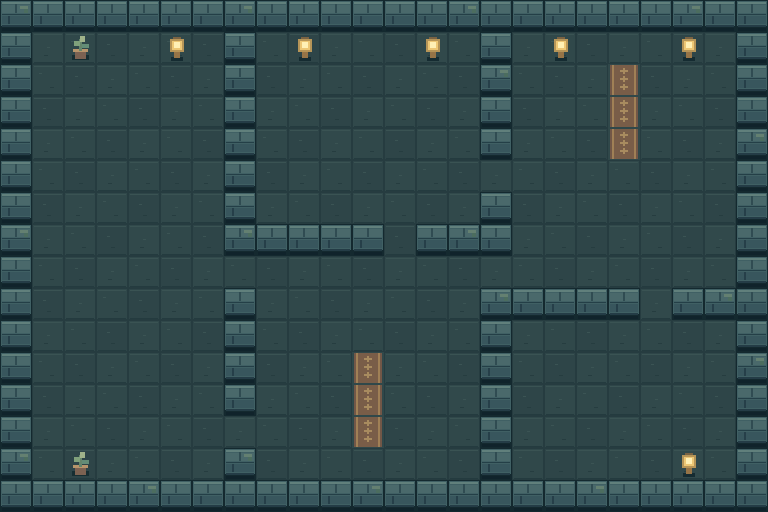

Below is a game level as drawn by its tile map, then a one-line description and the .tmx file that defines it, in full:
An orthogonal 24x16 tile map with 32x32 px tiles, 3 tile layers (Ground, Walls, Props) and 3 objects (PlayerSpawn, Key, Exit).

<map version="1.10" tiledversion="1.12.2" orientation="orthogonal" renderorder="right-down" width="24" height="16" tilewidth="32" tileheight="32" infinite="0" nextlayerid="5" nextobjectid="4">
 <properties><property name="title" value="THE LANTERN VAULT" /></properties>
 <tileset firstgid="1" source="../../assets/tilesets/dungeon.tsx" />
 <layer id="1" name="Ground" width="24" height="16">
  <data encoding="csv">
1,2,3,1,2,3,1,2,3,1,2,3,1,2,3,1,2,3,1,2,3,1,2,3,
2,3,1,2,3,1,2,3,1,2,3,1,2,3,1,2,3,1,2,3,1,2,3,1,
3,1,2,3,1,2,3,1,2,3,1,2,3,1,2,3,1,2,3,6,2,3,1,2,
1,2,3,1,2,3,1,2,3,1,2,3,1,2,3,1,2,3,1,6,3,1,2,3,
2,3,1,2,3,1,2,3,1,2,3,1,2,3,1,2,3,1,2,6,1,2,3,1,
3,1,2,3,1,2,3,1,2,3,1,2,3,1,2,3,1,2,3,1,2,3,1,2,
1,2,3,1,2,3,1,2,3,1,2,3,1,2,3,1,2,3,1,2,3,1,2,3,
2,3,1,2,3,1,2,3,1,2,3,1,2,3,1,2,3,1,2,3,1,2,3,1,
3,1,2,3,1,2,3,1,2,3,1,2,3,1,2,3,1,2,3,1,2,3,1,2,
1,2,3,1,2,3,1,2,3,1,2,3,1,2,3,1,2,3,1,2,3,1,2,3,
2,3,1,2,3,1,2,3,1,2,3,1,2,3,1,2,3,1,2,3,1,2,3,1,
3,1,2,3,1,2,3,1,2,3,1,6,3,1,2,3,1,2,3,1,2,3,1,2,
1,2,3,1,2,3,1,2,3,1,2,6,1,2,3,1,2,3,1,2,3,1,2,3,
2,3,1,2,3,1,2,3,1,2,3,6,2,3,1,2,3,1,2,3,1,2,3,1,
3,1,2,3,1,2,3,1,2,3,1,2,3,1,2,3,1,2,3,1,2,3,1,2,
1,2,3,1,2,3,1,2,3,1,2,3,1,2,3,1,2,3,1,2,3,1,2,3
  </data>
 </layer>
 <layer id="2" name="Walls" width="24" height="16">
  <data encoding="csv">
5,4,4,4,4,4,4,5,4,4,4,4,4,4,5,4,4,4,4,4,4,5,4,4,
4,0,0,0,0,0,0,4,0,0,0,0,0,0,0,4,0,0,0,0,0,0,0,4,
4,0,0,0,0,0,0,4,0,0,0,0,0,0,0,5,0,0,0,0,0,0,0,4,
4,0,0,0,0,0,0,4,0,0,0,0,0,0,0,4,0,0,0,0,0,0,0,4,
4,0,0,0,0,0,0,4,0,0,0,0,0,0,0,4,0,0,0,0,0,0,0,5,
4,0,0,0,0,0,0,4,0,0,0,0,0,0,0,0,0,0,0,0,0,0,0,4,
4,0,0,0,0,0,0,4,0,0,0,0,0,0,0,4,0,0,0,0,0,0,0,4,
5,0,0,0,0,0,0,5,4,4,4,4,0,4,5,4,0,0,0,0,0,0,0,4,
4,0,0,0,0,0,0,0,0,0,0,0,0,0,0,0,0,0,0,0,0,0,0,4,
4,0,0,0,0,0,0,4,0,0,0,0,0,0,0,5,4,4,4,4,0,4,5,4,
4,0,0,0,0,0,0,4,0,0,0,0,0,0,0,4,0,0,0,0,0,0,0,4,
4,0,0,0,0,0,0,4,0,0,0,0,0,0,0,4,0,0,0,0,0,0,0,5,
4,0,0,0,0,0,0,4,0,0,0,0,0,0,0,4,0,0,0,0,0,0,0,4,
4,0,0,0,0,0,0,0,0,0,0,0,0,0,0,4,0,0,0,0,0,0,0,4,
5,0,0,0,0,0,0,5,0,0,0,0,0,0,0,4,0,0,0,0,0,0,0,4,
4,4,4,4,5,4,4,4,4,4,4,5,4,4,4,4,4,4,5,4,4,4,4,4
  </data>
 </layer>
 <objectgroup id="3" name="Objects">
  <object id="1" name="Start" type="PlayerSpawn" x="112" y="80"><point /></object>
  <object id="2" name="Golden key" type="Key" x="358" y="390" width="20" height="20" />
  <object id="3" name="Way out" type="Exit" x="610" y="66" width="28" height="28" />
 </objectgroup>
 <layer id="4" name="Props" width="24" height="16">
  <data encoding="csv">
0,0,0,0,0,0,0,0,0,0,0,0,0,0,0,0,0,0,0,0,0,0,0,0,
0,0,7,0,0,8,0,0,0,8,0,0,0,8,0,0,0,8,0,0,0,8,0,0,
0,0,0,0,0,0,0,0,0,0,0,0,0,0,0,0,0,0,0,0,0,0,0,0,
0,0,0,0,0,0,0,0,0,0,0,0,0,0,0,0,0,0,0,0,0,0,0,0,
0,0,0,0,0,0,0,0,0,0,0,0,0,0,0,0,0,0,0,0,0,0,0,0,
0,0,0,0,0,0,0,0,0,0,0,0,0,0,0,0,0,0,0,0,0,0,0,0,
0,0,0,0,0,0,0,0,0,0,0,0,0,0,0,0,0,0,0,0,0,0,0,0,
0,0,0,0,0,0,0,0,0,0,0,0,0,0,0,0,0,0,0,0,0,0,0,0,
0,0,0,0,0,0,0,0,0,0,0,0,0,0,0,0,0,0,0,0,0,0,0,0,
0,0,0,0,0,0,0,0,0,0,0,0,0,0,0,0,0,0,0,0,0,0,0,0,
0,0,0,0,0,0,0,0,0,0,0,0,0,0,0,0,0,0,0,0,0,0,0,0,
0,0,0,0,0,0,0,0,0,0,0,0,0,0,0,0,0,0,0,0,0,0,0,0,
0,0,0,0,0,0,0,0,0,0,0,0,0,0,0,0,0,0,0,0,0,0,0,0,
0,0,0,0,0,0,0,0,0,0,0,0,0,0,0,0,0,0,0,0,0,0,0,0,
0,0,7,0,0,0,0,0,0,0,0,0,0,0,0,0,0,0,0,0,0,8,0,0,
0,0,0,0,0,0,0,0,0,0,0,0,0,0,0,0,0,0,0,0,0,0,0,0
  </data>
 </layer>
</map>
